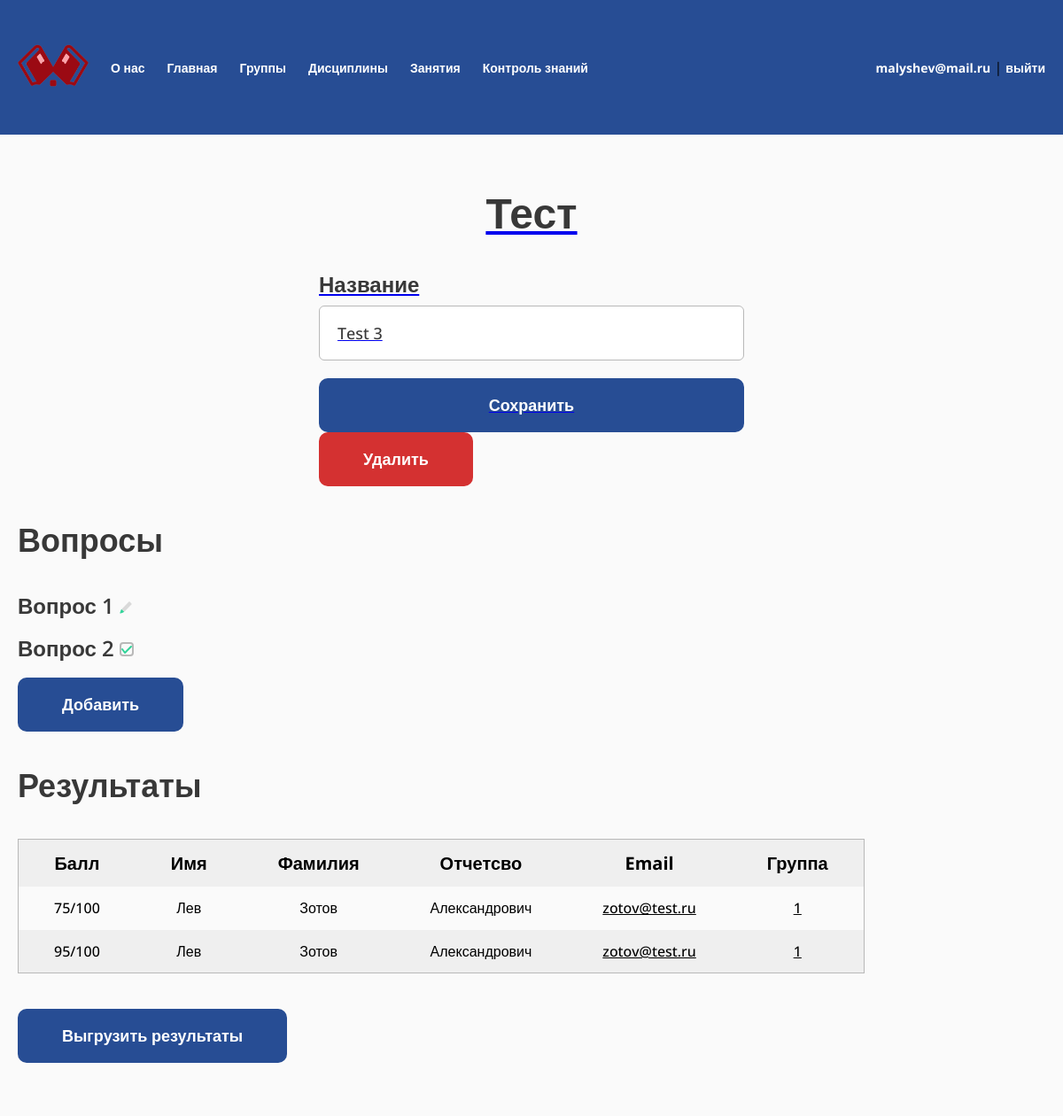
The page /test/7/ (signed in) on the database its author committed.
### study/models.py (models this page shows, shortened)
class Test(models.Model):
    name = models.CharField(max_length=128)
    class Meta:
        verbose_name = "Тест"
        verbose_name_plural = "Тесты"

class Question(models.Model):
    class Type(models.TextChoices):
        TEXT = "TX", "Текстовый"
        CHOOSE = "CH", "С вариантами ответа"
    test = models.ForeignKey(Test, related_name="questions", on_delete=models.CASCADE)
    type = models.CharField("Тип", max_length=32, choices=Type.choices)
    text = models.CharField(max_length=256)
    class Meta:
        verbose_name = "Вопрос"
        verbose_name_plural = "Вопросы"

class Try(models.Model):
    user = models.ForeignKey(User, related_name="tests_tries", on_delete=models.CASCADE)
    test = models.ForeignKey(Test, related_name="users_tries", on_delete=models.CASCADE)
    score = models.FloatField()
    need_check = models.BooleanField(default=False)
    class Meta:
        verbose_name = "Попытка"
        verbose_name_plural = "Попытки"

class Group(models.Model):
    number = models.CharField(max_length=32)
    students = models.ManyToManyField(User, blank=True)
    class Meta:
        verbose_name = "Группа"
        verbose_name_plural = "Группы"

### accounts/models.py (models this page shows, shortened)
class Profile(models.Model):
    class Type(models.IntegerChoices):
        ADMIN = 1
        TEACHER = 2
        STUDENT = 3
    user = models.OneToOneField(User, on_delete=models.CASCADE)
    middle_name = models.CharField("Отчество", max_length=32, null=True, blank=True)
    type = models.IntegerField("Тип", choices=Type.choices, null=True)
    class Meta:
        verbose_name = "Профиль"
        verbose_name_plural = "Профили"

### study/views.py (the view, shortened to what this page needs)
# urls.py: path("test/<int:pk>/", views.TestEditView.as_view(), name="test"),
@method_decorator(not_student, name="dispatch")
class TestEditView(LoginRequiredMixin, View):
    def get(self, request, pk, *args, **kwargs):
        test = get_object_or_404(Test, pk=pk)
        form = TestForm(instance=test)
        return render(request, "study/test/edit.html", {
            "form": form,
            "test": test,
        })

### study/forms.py
class TestForm(forms.ModelForm):
    class Meta:
        model = Test
        fields = ["name"]
        labels = {"name": "Название"}
    def __init__(self, *args, **kwargs):
        super(TestForm, self).__init__(*args, **kwargs)
        for visible in self.visible_fields():
            visible.field.widget.attrs['class'] = 'form__input'

### study/templates/study/test/edit.html (shortened to what this page needs)
{% extends "base.html" %}
{% load util %}
{% load static %}
{% block extra_css %}
<link rel="stylesheet" href="{% static 'css/select.css' %}">
<link rel="stylesheet" href="{% static 'css/table.css' %}">
{% endblock %}
{% block content %}
{% if user.profile.type == 1 %}
<a href="{% url 'tests' %}" <svg width="37" height="36" viewBox="0 0 37 36" fill="none" xmlns="http://www.w3.org/2000/svg">
<path d="M30.3301 18L6.33008 18M6.33008 18L15.3301 27M6.33008 18L15.3301 9" stroke="#383838" stroke-width="3" stroke-linecap="round" stroke-linejoin="round"/>
</svg>
{% else %}
<a href="{% url 'my-tests' %}" <svg width="37" height="36" viewBox="0 0 37 36" fill="none" xmlns="http://www.w3.org/2000/svg">
{% endif %}
<section class="section-teachers">
    <h1 class="h1 h1_center">Тест</h1>
    <form action="." method="POST" class="form mt-40">
        <div class="form__item">
            <label for="{{ form.name.id_for_label }}" class="form__label">{{ form.name.label }}</label>
            {{ form.name }}
        </div>
        <div class="form__item">
            <button type="submit" class="btn">Сохранить</button>
        </div>
        <div class="form__item">
            <a href="{% url 'test-delete' test.pk %}" class="btn btn_red confirm submit">Удалить</a>
        </div>
    </form>
</section>
<section class="section">
    <h2 class="h2 mt-40">Вопросы</h2>
    <div class="menu mt-40">
        {% for question in test.questions.all %}
        <a href="{% url 'test-question' test.pk question.pk %}" class="menu__item">
            {{ question.text }}
        </a>
        {% endfor %}
        <a href="{% url 'test-question-add' test.pk %}" class="btn">Добавить</a>
    </div>
</section>
<section class="section">
    <h2 class="h2 mt-40">Результаты</h2>
    <div class="table-wrapper mt-40">
        <table class="table">
            <thead>
                <tr>
                    <th>Балл</th>
                    <th>Имя</th>
                    <th>Фамилия</th>
                    <th>Отчетсво</th>
                    <th>Email</th>
                    <th>Группа</th>
                </tr>
            </thead>
            <tbody>
                {% for try in test.users_tries.all %}
                <tr>
                    <td>{% if try.need_check %}<a href="{% url 'test-try-check' try.pk %}" class="btn btn-table">Проверить</a>{% else %}{{ try.score|floatformat:0 }}/100{% endif %}</td>
                    <td>{{ try.user.first_name|default:"-" }}</td>
                    <td>{{ try.user.last_name|default:"-" }}</td>
                    <td>{{ try.user.profile.middle_name|default:"-" }}</td>
                    <td>
                        <a href="{% if try.user.username %}{% url 'student' try.user.pk %}{% endif %}" class="table__foreign-key">{{ try.user.username }}</a>
                    </td>
                    <td>
                        <a href="{% if try.user.group_set.first %}{% url 'group' try.user.group_set.first.pk %}{% endif %}" class="table__foreign-key">{{ try.user.group_set.first.id }}</a>
                    </td>
                </tr>
                {% endfor %}
            </tbody>
        </table>
    </div>
    <a href="{% url 'test-download-tries' test.id %}" class="btn mt-40">Выгрузить результаты</a>
</section>
{% endblock %}

### templates/base.html (shortened to what this page needs)
{% load static %}
<!DOCTYPE html>
<html lang="ru">
<head>
	<link rel="stylesheet" href="{% static 'css/reset.css' %}">
	<link rel="stylesheet" href="{% static 'css/main.css' %}">
	<link rel="stylesheet" href="{% static 'css/menu.css' %}">
    {% block extra_css %}{% endblock %}
</head>
<body>
	<header class="header">
		<div class="container">
			<ul class="header-menu">
				<li><a href="{% url 'index' %}" class="logo"><img src="{% static 'img/logo.png' %}" alt=""></a></li>
				<li><a href="{% url 'about' %}">О нас</a></li>
				{% if user.is_authenticated %}
				<li><a href="{% url 'index' %}">Главная</a></li>
				{% if user.profile.type == 1 %}
				<li><a href="{% url 'teachers' %}">Преподаватели</a></li>
				<li><a href="{% url 'students' %}">Студенты</a></li>
				<li><a href="{% url 'applications' %}">Заявки</a></li>
				<li><a href="{% url 'groups' %}">Группы</a></li>
				<li><a href="{% url 'subjects' %}">Дисциплины</a></li>
				<li><a href="{% url 'lessons' %}">Занятия</a></li>
				<li><a href="{% url 'tests' %}">Контроль знаний</a></li>
				{% elif user.profile.type == 2 %}
				<li><a href="{% url 'my-group' %}">Группы</a></li>
				<li><a href="{% url 'my-subjects' %}">Дисциплины</a></li>
				<li><a href="{% url 'my-lessons' %}">Занятия</a></li>
				<li><a href="{% url 'tests' %}">Контроль знаний</a></li>
				{% endif %}
				<li class="header-menu-profile">
					<a href="{% url 'profile' %}">{{ user.username }}</a> | <a href="{% url 'logout' %}">выйти</a>
				</li>
				{% endif%}
			</ul>
		</div>
	</header>
	<main class="main">
		<div class="container">
		    {% block content %}{% endblock %}
		</div>
	</main>
</body>
</html>

### static/css/main.css (style rules this page uses)
:root { --green: #274d94; --red: #D43131; --background: #FAFAFA; --gray: #B8B8B8; --tablePrimary: #EFEFEF; --tableSecondary: #FAFAFA; }
* { padding: 0; margin: 0; box-sizing: border-box; }
html { font-family: "Open Sans", sans-serif; }
body { display: flex; flex-direction: column; min-height: 100vh; height: 100%; }
.container { max-width: 1240px; padding: 0 20px; margin: 0 auto; position: relative; }
.mt-40 { margin-top: 40px; }
.h1 { color: #383838; font-size: 48px; font-weight: 700; }
.h1_center { text-align: center; }
.h2 { color: #383838; font-size: 36px; font-weight: 700; }
input, textarea { color: #383838; font-size: 18px; font-weight: 500; padding: 20px; max-width: 480px; width: 100%; border-radius: 6px; border: 1px solid var(--gray); display: block; }
input::placeholder { color: var(--gray); }
.btn { color: #FFF; font-size: 18px; font-weight: 700; border-radius: 10px; background: var(--green); padding: 20px 50px; text-align: center; cursor: pointer; text-decoration: none; display: block; width: fit-content; }
.btn.btn_red { background: var(--red); }
button[type='submit'], button.submit { width: 100%; padding: 20px; }
.header { padding: 50px 0; background: var(--green); }
.logo img { width: 100%; max-width: 80px; }
.main { flex: 1 1 100%; padding: 60px 0; background-color: var(--background); }
.form { max-width: 480px; width: 100%; margin-left: auto; margin-right: auto; }
.form__item:not(:last-of-type) { margin-bottom: 20px; }
.form__label { display: block; margin-bottom: 10px; color: #383838; font-size: 24px; font-weight: 700; }
.form__label { display: block; }
.menu { display: flex; flex-direction: column; align-items: flex-start; gap: 20px; }
.menu__item { color: #383838; font-size: 24px; font-weight: 600; text-decoration: none; }

### static/css/menu.css (style rules this page uses)
ul { list-style: none; }
.header-menu { display: flex; align-items: center; gap: 25px; width: 100%; }
.header-menu a { text-decoration: none; font-weight: 700; color: white; font-size: 14px; }
.header-menu-profile { margin-left: auto; }

### static/css/table.css (style rules this page uses)
.table-wrapper { width: 100%; overflow-x: auto; }
.table { border: 1px solid var(--gray); background: var(--tablePrimary); border-collapse: collapse; }
.table td, .table th { padding: 15px 40px; text-align: center; }
.table th { color: #000; font-size: 20px; font-weight: 700; }
.table td { color: #000; font-size: 16px; font-weight: 500; }
.table a:not(.btn) { color: black; }
.table tbody tr:nth-of-type(2n-1) { background: var(--tableSecondary); }
.table__foreign-key { color: #000; }

### rows shown on the page
Test: name "Test 3"
Question: text "Вопрос 1", type "TX" (drawn)
Question: text "Вопрос 2", type "CH" (drawn)
Try: score "75", user.first_name "Лев", user.last_name "Зотов", user.profile.middle_name "Александрович", user.username "zotov@test.ru", user.group_set.first.id "1"
Try: score "95", user.first_name "Лев", user.last_name "Зотов", user.profile.middle_name "Александрович", user.username "zotov@test.ru", user.group_set.first.id "1"

### other values the page prints
{{ user.username }} "malyshev@mail.ru"
